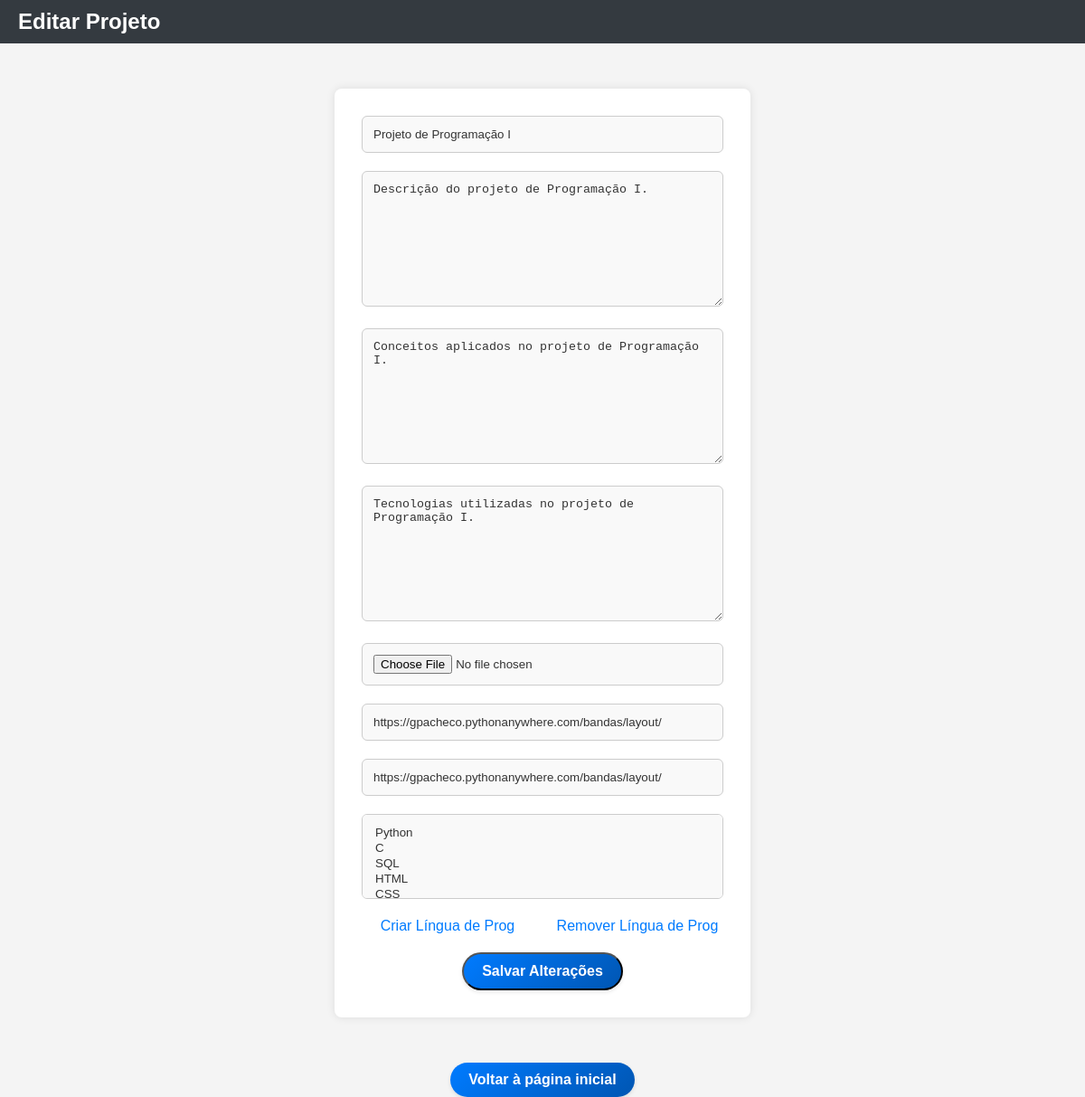
/cursoLEI/editar_projeto/21/ (signed in), run on the app's committed database.
### cursoLEI/models.py (models this page shows, shortened)
class Projeto(models.Model):
    nome = models.CharField(max_length=100)
    descricao = models.TextField()
    conceitos = models.TextField()
    tecnologias = models.TextField()
    foto = models.ImageField(null=True)
    video = models.URLField(null=True)
    gitLink = models.URLField(null=True)
    disciplina = models.ForeignKey(Disciplina, on_delete=models.CASCADE)
    linguagens = models.ManyToManyField(Linguagem_Programacao)

### cursoLEI/views.py (the view, shortened to what this page needs)
# urls.py: path('editar_projeto/<str:projeto_id>/', views.editar_projeto_view, name='editar_projeto'),
@login_required
def editar_projeto_view(request, projeto_id):
    projeto = get_object_or_404(Projeto, pk=projeto_id)
    linguagens = Linguagem_Programacao.objects.all()
    return render(request,'cursoLEI/editar_projeto.html', {'projeto': projeto, 'linguagens': linguagens })

### cursoLEI/templates/cursoLEI/editar_projeto.html (shortened to what this page needs)
<!DOCTYPE html>
<html lang="en">
<head>
</head>
<body>
    <header class="header">
        <h1>Editar Projeto</h1>
    </header>
    <div class="container">
        <form method="POST" class="edit-profile-form">
            <input type="text" id="nome" name="nome" placeholder="Nome" value="{{ projeto.nome }}" required>
            <textarea id="descricao" name="descricao" placeholder="Descrição" required>{{ projeto.descricao }}</textarea>
            <textarea id="conceitos" name="conceitos" placeholder="Conceitos" required>{{ projeto.conceitos }}</textarea>
            <textarea id="tecnologias" name="tecnologias" placeholder="Tecnologias" required>{{ projeto.tecnologias }}</textarea>
            <input type="file" id="foto" value="{{ projeto.foto }}" name="foto">
            <input type="url" id="video" name="video" placeholder="URL do vídeo" value="{{ projeto.video }}">
            <input type="url" id="gitLink" name="gitLink" placeholder="URL do GitHub" value="{{ projeto.gitLink }}">
            <select id="linguagens" name="linguagens" multiple required>
                {% for linguagem in linguagens %}
                    <option value="{{ linguagem.id }}">{{ linguagem.nome }}</option>
                {% endfor %}
            </select>
            <div class="button-group">
                <a href="{% url 'cursoLEI:criar_lingua' projeto.id %}" class="back-link">Criar Língua de Prog</a>
                <a href="{% url 'cursoLEI:remover_lingua' projeto.id %}" class="back-link">Remover Língua de Prog</a>
            </div>
            <div class="volta">
                <button type="submit">Salvar Alterações</button>
            </div>
        </form>
    </div>
    <div class="voltar">
        <a href="{% url 'cursoLEI:lista' %}">Voltar à página inicial</a>
    </div>
</body>
</html>

### cursoLEI/templates/cursoLEI/editar_projeto.html (style rules this page uses)
body { font-family: Arial, sans-serif; margin: 0; padding: 0; background-color: #f4f4f4; }
.header { background-color: #343a40; color: #fff; padding: 10px 20px; display: flex; justify-content: space-between; align-items: center; }
.header h1 { margin: 0; font-size: 24px; }
.container { max-width: 400px; margin: 50px auto; padding: 30px; background-color: #fff; border-radius: 8px; box-shadow: 0 0 10px rgba(0, 0, 0, 0.1); }
form { text-align: left; }
textarea { height: 150px; resize: vertical; }
input[type="text"], input[type="url"], input[type="file"], textarea, select { width: 100%; padding: 12px; border-radius: 6px; border: 1px solid #ccc; background-color: #f9f9f9; color: #333; box-sizing: border-box; margin-bottom: 20px; outline: none; transition: border-color 0.3s, background-color 0.3s; }
.back-link { color: #007bff; text-decoration: none; display: inline-flex; align-items: center; justify-content: center; transition: color 0.3s ease; }
.voltar { text-align: center; margin-top: 20px; }
.voltar a, input[type="submit"], button { display: inline-flex; align-items: center; justify-content: center; padding: 10px 20px; background: linear-gradient(135deg, #007bff, #0056b3); color: #fff; border-radius: 25px; transition: background 0.3s ease; text-decoration: none; font-weight: bold; font-size: 16px; box-shadow: 0 2px 4px rgba(0, 0, 0, 0.1); }
.volta { text-align: center; }
.button-group { display: flex; justify-content: space-between; margin-bottom: 20px; }
.button-group a { width: 48%; }
.button-group a + a { margin-left: 20px; }

### data on the page
Projeto: nome "Projeto de Programação I", descricao "Descrição do projeto de Programação I.", conceitos "Conceitos aplicados no projeto de Programação I.", tecnologias "Tecnologias utilizadas no projeto de Programação I.", video "https://gpacheco.pythonanywhere.com/bandas/layout/", gitLink "https://gpacheco.pythonanywhere.com/bandas/layout/"
